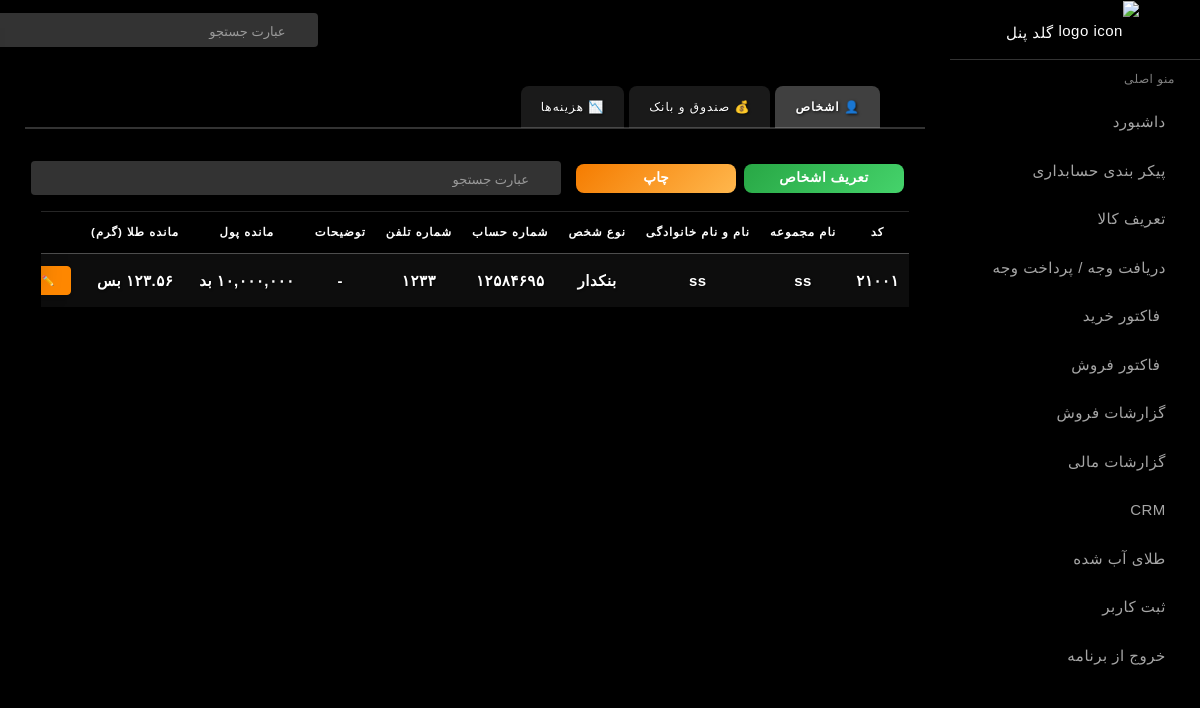
Screenshot of /accounting_setup (signed in) with the database file from the repository.
### dashboard/models.py (models this page shows, shortened)
class Person(models.Model):
    TYPE_CHOICES = [
        ('customer', 'مشتری'),
        ('partner', 'طرف‌ حساب'),
        ('supplier', 'بنکدار'),
    ]
    GENDER_CHOICES = [
        ('male', 'آقا'),
        ('female', 'خانم'),
    ]
    gender = models.CharField(max_length=10, choices=GENDER_CHOICES, blank=True, null=True)
    birth_date = models.DateField(blank=True, null=True, verbose_name="تاریخ تولد")  # فیلد تاریخ تولد
    code = models.CharField(max_length=10, unique=True, blank=True)
    name = models.CharField("نام",max_length=100)
    type_partner = models.CharField("نوع شخص", max_length=20, choices=TYPE_CHOICES )
    phone = models.CharField("شماره تماس", max_length=20, blank=True, null=True)
    store = models.CharField("نام مجموعه",max_length=100, blank=True, null=True)
    note = models.TextField("توضیحات", blank=True, null=True)
    account_number = models.CharField("شماره حساب بانکی", max_length=50, blank=True, null=True)
    account = models.OneToOneField('Account', on_delete=models.SET_NULL, null=True, blank=True, related_name='person_account')
    created_at = models.DateTimeField(auto_now_add=True)
    class Meta:
        verbose_name = "شخص"
        verbose_name_plural = "اشخاص"
        ordering = ['code']

class Account(models.Model):
    ACCOUNT_TYPES = [
        ('asset', 'دارایی'),
        ('liability', 'بدهی'),
        ('income', 'درآمد'),
        ('expense', 'هزینه'),
        ('capital', 'سرمایه'),
        ('cogs', 'بهای تمام‌شده')  # مخصوص طلافروشی
    ]
    code = models.CharField(max_length=20, unique=True)
    name = models.CharField(max_length=200)
    type = models.CharField(max_length=20, choices=ACCOUNT_TYPES)
    parent = models.ForeignKey('self', null=True, blank=True, on_delete=models.CASCADE, related_name='children')
    description = models.CharField(max_length=255, blank=True, null=True)
    created = models.DateTimeField(auto_now_add=True)
    def calculated_balance_money(self):
        result = self.journal_items.aggregate(
            balance=Sum(F("debit_money") - F("credit_money"))
        )["balance"]
        return result or 0
    def calculated_balance_gold(self):
        result = self.journal_items.aggregate(
            balance=Sum(F("debit_gold") - F("credit_gold"))
        )["balance"]
        return result or 0

### dashboard/views.py (the view)
# urls.py: path('accounting_setup', views.accounting_setup, name='accounting_setup'),
@login_required
def accounting_setup(request):
    persons = (
    Person.objects
    .select_related('account')
    .exclude(type_partner='customer')   # فقط کسانی که مشتری نیستند
    .order_by('-id')                    # جدیدترین‌ها اول
)
    cash_accounts = CashAccount.objects.select_related('account').all()
    bank_accounts = BankAccount.objects.select_related('account').all().order_by('-id')
    expense_accounts = ExpenseAccount.objects.select_related('account').all()
    return render(request, 'accounting_setup.html', {
        'persons': persons,
        'cash_accounts': cash_accounts,
        'bank_accounts': bank_accounts,
        'expense_accounts':expense_accounts
    })

### dashboard/templatetags/jalali_tags.py (called while the page is built)
def to_persian_digits(value: str) -> str:
    if value is None:
        return ""
    value = str(value)
    for i, d in enumerate("0123456789"):
        value = value.replace(d, PERSIAN_DIGITS[i])
    return value

@register.filter
def persian_digits(value):
    return to_persian_digits(value)

@register.filter
def persian_intcomma(value):
    if value is None:
        return ""
    try:
        number = Decimal(str(value))
    except (InvalidOperation, ValueError):
        return to_persian_digits(value)
    parts = str(number).split(".")
    integer_part = int(parts[0])
    formatted_int = f"{integer_part:,}"  # سه رقم سه رقم جدا
    if len(parts) > 1:  # اگر اعشار داشت
        decimal_part = parts[1].rstrip("0")  # صفرهای اضافه آخر حذف بشه
        if decimal_part:
            formatted = f"{formatted_int}.{decimal_part}"
        else:
            formatted = formatted_int
    else:
        formatted = formatted_int
    return to_persian_digits(formatted)

@register.filter
def format_balance(value):
    try:
        val = float(value)
    except:
        return value
    abs_val = f"{abs(val):,.0f}"
    if val > 0:
        return f"{abs_val} بد"
    elif val < 0:
        return f"{abs_val} بس"
    return abs_val

@register.filter
def format_gold(value):
    value = float(value)
    abs_val = f"{abs(value):,.2f}"
    if value > 0:
        return f"{abs_val} بد"
    elif value < 0:
        return f"{abs_val} بس"
    return value

### dashboard/templates/accounting_setup.html (shortened to what this page needs)
{% extends '_newsidebar.html' %}
{% load static %}
{% load jalali_tags %}
{% block content %}
<ul class="nav nav-tabs mt-3" id="aaccountingTabsNav" role="tablist" >
  <li class="nav-item" role="presentation">
    <button class="nav-link active" id="persons-tabBtn" data-bs-toggle="tab" data-bs-target="#persons-tab" type="button" role="tab">👤 اشخاص </button>
  </li>
  <li class="nav-item" role="presentation">
    <button class="nav-link" id="bankcash-tabBtn" data-bs-toggle="tab" data-bs-target="#bankcash-tab" type="button" role="tab">💰 صندوق و بانک </button>
  </li>
  <li class="nav-item" role="presentation">
    <button class="nav-link" id="expenses-tabBtn" data-bs-toggle="tab" data-bs-target="#expenses-tab" type="button" role="tab">📉 هزینه‌ها</button>
  </li>
</ul>
  <div class="tab-content" id="accountingTabs">
    <div class="tab-pane fade show active" id="persons-tab" role="tabpanel">
        {% include 'person-list.html' %}
    </div>
  </div>
{% endblock %}

### dashboard/templates/person-list.html (shortened to what this page needs)
{% load jalali_tags %}
<div class="card table-glass p-3 mt-3">
  <div class="report-actions d-flex align-items-center mb-3  ml-3">
      <a href="javascript:void(0);" id="partnerBtn" class="btn-action me-2 "
         data-bs-toggle="modal" data-bs-target="#partnerModal">تعریف اشخاص</a>
         <button id="printPersons" class="btn-action mr-2">چاپ </button>
        <form class="search-bar " style="margin-right: 15px;">
            <input type="text" id="personsInput" class="form-control " placeholder="عبارت جستجو">
            <a href="javascript:void();"><i class="icon-magnifier"></i></a>
        </form>
  </div>
  <div class="table-container table-responsive">
    <table class="table table-hover table-glass " id="personTable">
      <thead>
        <tr>
          <th>کد</th>
          <th>نام مجموعه</th>
          <th>نام و نام خانوادگی</th>
          <th>نوع شخص</th>
          <th>شماره حساب</th>
          <th>شماره تلفن</th>
          <th>توضیحات</th>
          <th>مانده پول</th>
          <th>مانده طلا (گرم)</th>
          <th>عملیات</th>
        </tr>
      </thead>
      <tbody>
        {% for row in persons %}
        <tr data-type="{{ row.type }}">
          <td>{{ row.code|persian_digits }}</td>
          <td>{{ row.store|persian_digits }}</td>
          <td>{{ row.name }}</td>
          <td class="td-type" data-value="{{ row.type_partner }}">{{ row.get_type_partner_display }}</td>
          <td>{{ row.account_number|default:"-"|persian_digits }}</td>
          <td>{{ row.phone|default:"-" |persian_digits}}</td>
          <td>{{ row.note |default:"-" |persian_digits}}</td>
          <td>{% if row.account.calculated_balance_money %}{{ row.account.calculated_balance_money|format_balance|persian_intcomma }}{% else %}<span>تسویه</span>{% endif %}</td>
          <td>{% if row.account.calculated_balance_gold %}{{ row.account.calculated_balance_gold|format_gold|persian_digits }}{% else %}<span>تسویه</span>{% endif %}</td>
          <td>
            <button class="btn btn-warning btn-sm js-edit-partner" data-id="{{ row.id }}">✏️</button>
          </td>
        </tr>
        {% empty %}
        <tr>
          <td colspan="10" class="text-center">هیچ همکاری ثبت نشده است.</td>
        </tr>
        {% endfor %}
      </tbody>
    </table>
  </div>
</div>

### dashboard/templates/accounting_setup.html (style rules this page uses)
.nav-tabs .nav-link { color: #fff; background: rgba(255, 255, 255, 0.1); border-radius: 8px 8px 0 0; margin-right: 5px; text-shadow: 1px 1px 2px rgba(0,0,0,0.7); font-weight: 500; }
.nav-tabs .nav-link.active { background: rgba(255, 255, 255, 0.25); color: #fff; text-shadow: 1px 1px 3px rgba(0,0,0,0.8); font-weight: 600; }
.nav-tabs { border-bottom: 2px solid rgba(255,255,255,0.2); }
.btn-action { flex: 0 0 160px; height: 50px; border-radius: 12px; border: none; color: #fff; font-weight: 600; font-size: 16px; text-align: center; display: flex; align-items: center; justify-content: center; cursor: pointer; box-shadow: 0 4px 14px rgba(0,0,0,0.3); transition: all 0.3s ease; }
#partnerBtn, #sellBtn ,#printTransactions { font-size: 0.85rem; padding: 4px 10px; margin-right: 5px; margin-top:1px; height: auto; }

### dashboard/templates/person-list.html (style rules this page uses)
#printPersons, #partnerBtn { font-size: 0.85rem; padding: 4px 10px; margin-right: 5px; margin-top: 1px; height: auto; border: none; border-radius: 8px; color: #fff; font-weight: 600; cursor: pointer; transition: all 0.3s ease; box-shadow: 0 4px 10px rgba(0,0,0,0.25); }
#printPersons { background: linear-gradient(135deg, #f57c00, #ffb74d); }
#partnerBtn { background: linear-gradient(135deg, #28a745, #45d36b); }
#personTable th, #personTable td { padding: 12px 10px !important; vertical-align: middle; text-align: center; }

### dashboard/templates/cashbank-list.html (style rules this page uses)
#printCash, #partnerBtn , #printBank { font-size: 0.85rem; padding: 4px 10px; margin-right: 5px; margin-top: 1px; height: auto; border: none; border-radius: 8px; color: #fff; font-weight: 600; cursor: pointer; transition: all 0.3s ease; box-shadow: 0 4px 10px rgba(0,0,0,0.25); }
#partnerBtn { background: linear-gradient(135deg, #28a745, #45d36b); }
#personTable th, #personTable td { padding: 12px 10px !important; vertical-align: middle; text-align: center; }

### dashboard/templates/expense-list.html (style rules this page uses)
#printExpense, #partnerBtn { font-size: 0.85rem; padding: 4px 10px; margin-right: 5px; margin-top: 1px; height: auto; border: none; border-radius: 8px; color: #fff; font-weight: 600; cursor: pointer; transition: all 0.3s ease; box-shadow: 0 4px 10px rgba(0,0,0,0.25); }
#partnerBtn { background: linear-gradient(135deg, #28a745, #45d36b); }

### rows the page displays
Person: code|persian_digits "۲۱۰۰۱", store|persian_digits "ss", name "ss", type_partner "بنکدار", account_number|persian_digits "۱۲۵۸۴۶۹۵", phone|persian_digits "۱۲۳۳", note|persian_digits "-", account.calculated_balance_money|persian_intcomma "۱۰,۰۰۰,۰۰۰ بد", account.calculated_balance_gold|persian_digits "۱۲۳.۵۶ بس"
